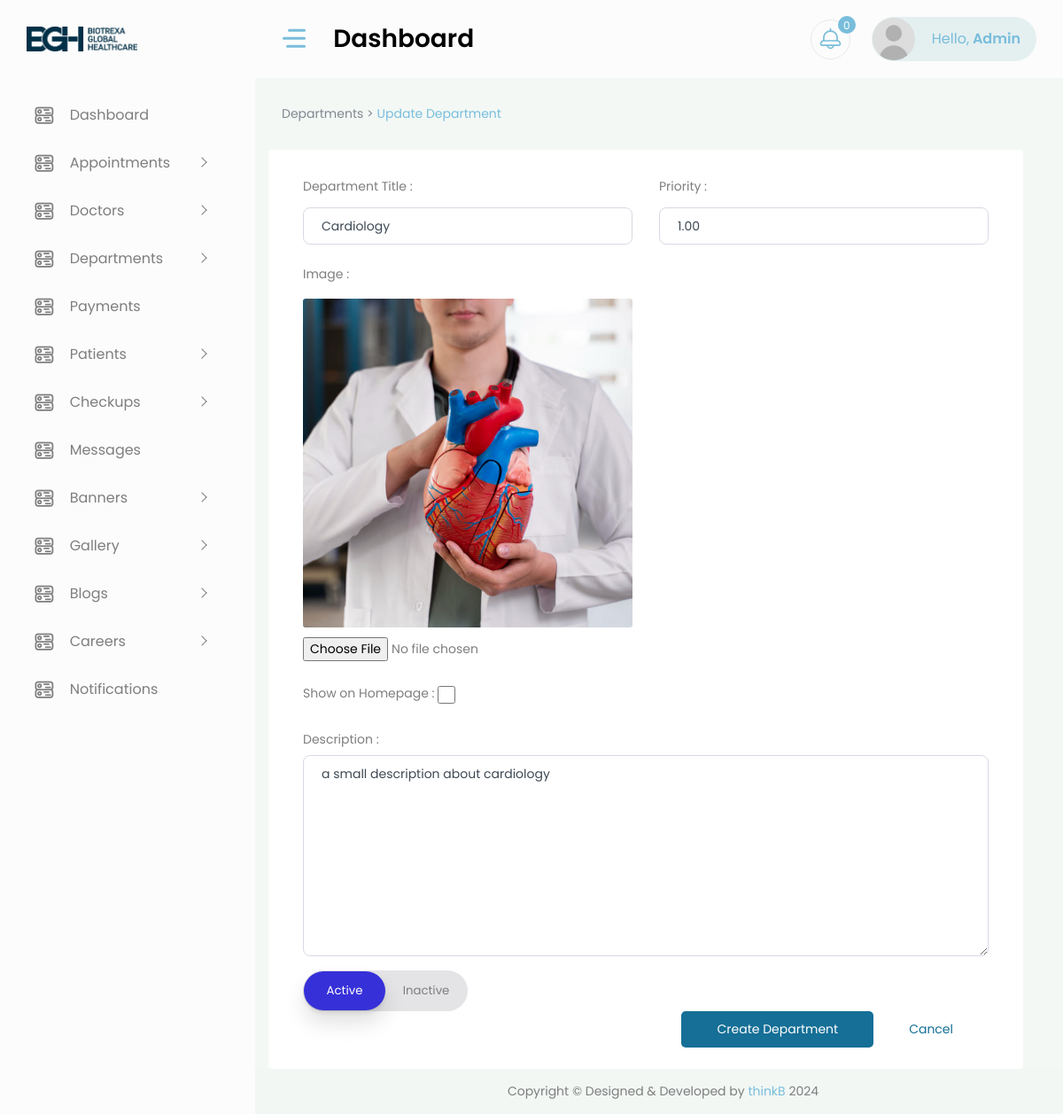
Screenshot of /account/departments/update/cardiology-1 (signed in) with the database file from the repository.
### core/models.py (models this page shows, shortened)
class Department(models.Model):
    title = models.CharField(max_length=200)
    banner = models.FileField(upload_to='departments', null=True, blank=True)
    created_at = models.DateTimeField(auto_now_add=True)
    updated_at = models.DateTimeField(auto_now=True)
    status = models.CharField(max_length=8, choices=STATUS_CHOICES, default='active')
    slug = models.SlugField(unique=True)
    description = models.TextField(null=True, blank=True)
    priority = models.DecimalField(max_digits=4, decimal_places=2, null=True, blank=True)
    show_on_homepage = models.BooleanField(default=False)  # Control homepage display

### core/views.py (the view)
# urls.py: path('account/departments/update/<slug:slug>', views.update_department, name='update_department'),
@login_required(login_url='login')
def update_department(request, slug):
    try:
        profile = Summary.objects.get(user=request.user)
    except ObjectDoesNotExist:
        msg.error(request,'Profile does not exist. You cannot access here.')
        return redirect('login')
    if profile:
        if profile.role == 'hr':
            return redirect('hr_dashboard')
        elif profile.role not in ['admin']:
            return redirect('homepage')
    else:
        return redirect('homepage')
    department = get_object_or_404(Department, slug=slug)
    if request.method == 'POST':
        form = DepartmentForm(request.POST, request.FILES, instance=department)
        if form.is_valid():
            department = form.save(commit=False)
            original_slug = slugify(department.title)
            unique_slug = original_slug
            counter = 1
            while Department.objects.filter(slug=unique_slug).exists():
                unique_slug = f'{original_slug}-{counter}'
                counter += 1
            department.slug = unique_slug
            department.save()
            msg.success(request, "Department Updated Successfully")
            return redirect('departments')  # Replace with your redirect URL
        else:
            for field, errors in form.errors.items():
                for error in errors:
                    msg.error(request, f"Error in {field}: {error}")
    else:
        form = DepartmentForm(instance=department)
    return render(request, 'backend/update-department.html', {'form': form, 'department': department})

### core/forms.py
class DepartmentForm(forms.ModelForm):
    class Meta:
        model = Department
        fields = ['title',  'priority', 'show_on_homepage', 'banner', 'description', 'status']
        widgets = {
            'banner': forms.FileInput(attrs={
                'class': 'file__input',
                'required': 'required',
                'onchange' : "readURL(this)",
                "accept": "image/*"
            }),
            'breadcamp': forms.FileInput(attrs={
                'class': 'file__input',
                'required': 'required',
                'onchange' : "readURL2(this)",
                "accept": "image/*"
            }),
        }
    def __init__(self, *args, **kwargs):
        super().__init__(*args, **kwargs)
        self.fields['title'].widget.attrs['class'] = 'form-control'
        self.fields['priority'].widget.attrs['class'] = 'form-control'
        self.fields['description'].widget.attrs['class'] = 'form-control'
        self.fields['show_on_homepage'].widget.attrs['class'] = 'form-check-input'  # Added this line

### templates/backend/update-department.html (shortened to what this page needs)
{% extends 'backend/base.html' %}
{% load static %}
{% block content %}
    <div class="container-fluid">
        <div class="page-titles">
            <ol class="breadcrumb">
                <li class="breadcrumb-item"><a href="{% url 'departments' %}">Departments > </a>  </li>
                <li class="breadcrumb-item active ms-1"><a href="#"> Update Department</a></li>
            </ol>
        </div>
        <form method="post" class="row w-100 bg-white p-4" style="border-radius: 4px;" enctype="multipart/form-data">
            <div class="col-md-6">
                <div class="form-group">
                    <label class="col-form-label">Department Title :</label>
                    {{ form.title }}
                </div>
            </div>
            <div class="col-md-6">
                <div class="form-group">
                    <label class="col-form-label">Priority :</label>
                    {{ form.priority }}
                </div>
            </div>
            <div class="col-md-6 mb-3 col-12">
                <label class="col-form-label">Image :</label>
                <img class="img__preview" id="img-preview" src="{{department.banner.url}}"/>
                <div>
                    {{form.banner}}
                </div>
            </div>
            <div class="col-md-12 mt-2">
                <div class="form-group">
                    <label class="col-form-label" style="margin-top: -5px;">Show on Homepage :</label>
                    {{form.show_on_homepage}}
                </div>
            </div>
            <div class="col-md-12 mb-3">
                <label class="col-form-label" style="margin-top: -5px;">Description :</label>
                <div>
                    {{form.description}}
                </div>
            </div>
            <div class="col-md-6">
                <ul class="radio-switch">
                    <li class="radio-switch__item">
                        <label class="radio-switch__label" for="radio-1">Active</label>
                    </li>
                    <li class="radio-switch__item">
                        <label class="radio-switch__label" for="radio-2">Inactive</label>
                        <div aria-hidden="true" class="radio-switch__marker"></div>
                    </li>
                </ul>
            </div>
            <div class="submit___btns">
                <button type="submit">Create Department</button>
                <a href="{% url 'departments' %}">Cancel</a>
            </div>
        </form>
    </div>
{% endblock content %}

### templates/backend/base.html (shortened to what this page needs)
{% load static %}
<!DOCTYPE html>
<html lang="en">
<head>
    <link href="{% static 'vendor/owl-carousel/owl.carousel.css' %}" rel="stylesheet">
    <link href="{% static 'vendor/bootstrap-select/dist/css/bootstrap-select.min.css' %}" rel="stylesheet">
    <link rel="stylesheet" href="{% static 'css/style.css' %}" >
    <link href="https://cdn.quilljs.com/1.3.6/quill.snow.css" rel="stylesheet">
</head>
<body>
    <div id="main-wrapper">
        <div class="nav-header">
            <a href="{% url 'dashboard' %}" class="brand-logo">
                <img style="width: 55%;" src="{% static 'images/logo.png' %}" alt="" class="img-fluid">
            </a>
            <div class="nav-control">
                <div class="hamburger">
                    <span class="line"></span><span class="line"></span><span class="line"></span>
                </div>
            </div>
        </div>
        <div class="header">
            <div class="header-content">
                <nav class="navbar navbar-expand">
                    <div class="collapse navbar-collapse justify-content-between">
                        <div class="header-left">
                            <div class="dashboard_bar">
                                Dashboard
                            </div>
                        </div>
                        <ul class="navbar-nav header-right">
                            <li class="nav-item dropdown notification_dropdown">
                                <a class="nav-link ai-icon" href="javascript:;" role="button" data-bs-toggle="dropdown">
                                    <span class="badge light text-white bg-primary" id="notification__count">0</span>
                                </a>
                            </li>
                            <li class="nav-item dropdown header-profile">
                                <a class="nav-link" href="javascript:;" role="button" data-bs-toggle="dropdown">
                                    <img src="{% static 'images/user.jpg' %}" width="20" alt="">
                                    <div class="header-info">
                                        <span style="text-transform: capitalize;">Hello,<strong> {{request.user.username}}</strong></span>
                                    </div>
                                </a>
                            </li>
                        </ul>
                    </div>
                </nav>
            </div>
        </div>
        <div class="deznav">
            <div class="deznav-scroll">
                <ul class="metismenu" id="menu">
                    <li>
                        <a href="{% url 'dashboard' %}" class="ai-icon" aria-expanded="false">
                            <i class="flaticon-381-networking"></i>
                            <span class="nav-text">Dashboard</span>
                        </a>
                    </li>
                    <li>
						<a class="has-arrow ai-icon" href="javascript:void()" aria-expanded="false">
							<i class="flaticon-381-networking"></i>
							<span class="nav-text">Appointments</span>
						</a>
                    </li>
                    <li>
						<a class="has-arrow ai-icon" href="javascript:void()" aria-expanded="false">
							<i class="flaticon-381-networking"></i>
							<span class="nav-text">Doctors</span>
						</a>
                    </li>
                    <li>
						<a class="has-arrow ai-icon" href="javascript:void()" aria-expanded="false">
							<i class="flaticon-381-networking"></i>
							<span class="nav-text">Departments</span>
						</a>
                    </li>
                    <li>
                        <a href="{% url 'payments' %}" class="ai-icon" aria-expanded="false">
                            <i class="flaticon-381-networking"></i>
                            <span class="nav-text">Payments</span>
                        </a>
                    </li>
                    <li>
						<a class="has-arrow ai-icon" href="javascript:void()" aria-expanded="false">
							<i class="flaticon-381-networking"></i>
							<span class="nav-text">Patients</span>
						</a>
                    </li>
                    <li>
						<a class="has-arrow ai-icon" href="javascript:void()" aria-expanded="false">
							<i class="flaticon-381-networking"></i>
							<span class="nav-text">Checkups</span>
						</a>
                    </li>
                    <li>
                        <a href="{% url 'messages' %}" class="ai-icon" aria-expanded="false">
                            <i class="flaticon-381-networking"></i>
                            <span class="nav-text">Messages</span>
                        </a>
                    </li>
                    <li>
						<a class="has-arrow ai-icon" href="javascript:void()" aria-expanded="false">
							<i class="flaticon-381-networking"></i>
							<span class="nav-text">Banners</span>
						</a>
                    </li>
                    <li>
						<a class="has-arrow ai-icon" href="javascript:void()" aria-expanded="false">
							<i class="flaticon-381-networking"></i>
							<span class="nav-text">Gallery</span>
						</a>
                    </li>
                    <li>
						<a class="has-arrow ai-icon" href="javascript:void()" aria-expanded="false">
							<i class="flaticon-381-networking"></i>
							<span class="nav-text">Blogs</span>
						</a>
                    </li>
                    <li>
						<a class="has-arrow ai-icon" href="javascript:void()" aria-expanded="false">
							<i class="flaticon-381-networking"></i>
							<span class="nav-text">Careers</span>
						</a>
                    </li>
                    <li>
                        <a href="{% url 'notifications' %}" class="ai-icon" aria-expanded="false">
                            <i class="flaticon-381-networking"></i>
                            <span class="nav-text">Notifications</span>
                        </a>
                    </li>
                </ul>
            </div>
        </div>
        <div class="content-body">
            {% block content %}
            {% endblock content %}
        </div>
        <div class="footer">
            <div class="copyright">
                <p>Copyright © Designed &amp; Developed by <a href="https://thinkb.agency" target="_blank">thinkB</a> 2024</p>
            </div>
        </div>
    </div>
</body>
</html>

### rows the page displays
Department: title "Cardiology", priority "1.00", banner (picture), description "a small description about cardiology"

### other values shown
{{ request.user.username }} "Admin"
